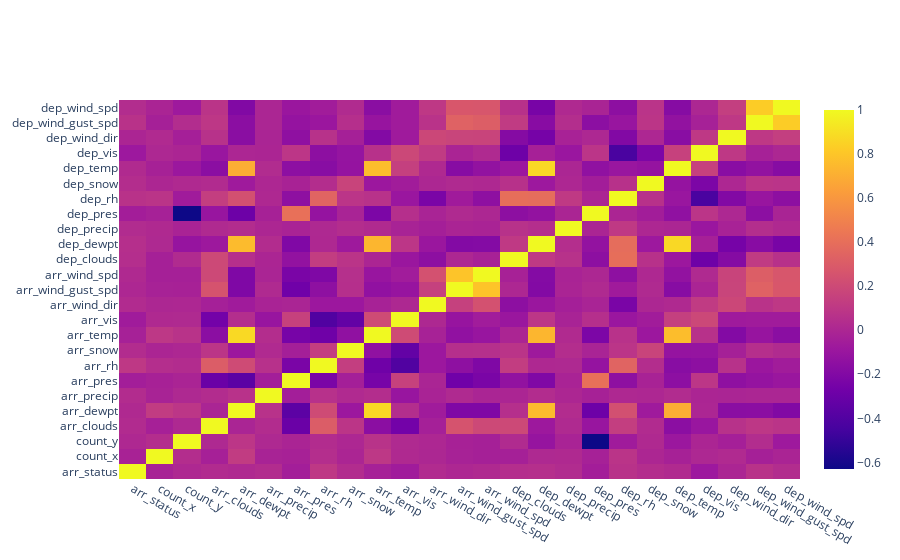

Notebook code for this chart:
### Code cell
# correl = subset_data.corr()
correl = su_data.corr(numeric_only=True)

trace = go.Heatmap(z=correl.values,
                  x=correl.index.values,
                  y=correl.columns.values)
data=[trace]
plotly.offline.iplot(data, filename='basic-heatmap')

### Figure 1 — Plotly figure (JSON) as saved in the notebook; plotly's stock layout.template omitted (floating-point values rounded to 4 significant figures; data arrays with more than 128 entries replaced by an {"elided": "..."} marker saying what was removed)
{"data": [{"type": "heatmap", "x": ["arr_status", "count_x", "count_y", "arr_clouds", "arr_dewpt", "arr_precip", "arr_pres", "arr_rh", "arr_snow", "arr_temp", "arr_vis", "arr_wind_dir", "arr_wind_gust_spd", "arr_wind_spd", "dep_clouds", "dep_dewpt", "dep_precip", "dep_pres", "dep_rh", "dep_snow", "dep_temp", "dep_vis", "dep_wind_dir", "dep_wind_gust_spd", "dep_wind_spd"], "y": ["arr_status", "count_x", "count_y", "arr_clouds", "arr_dewpt", "arr_precip", "arr_pres", "arr_rh", "arr_snow", "arr_temp", "arr_vis", "arr_wind_dir", "arr_wind_gust_spd", "arr_wind_spd", "dep_clouds", "dep_dewpt", "dep_precip", "dep_pres", "dep_rh", "dep_snow", "dep_temp", "dep_vis", "dep_wind_dir", "dep_wind_gust_spd", "dep_wind_spd"], "z": {"elided": "25x25 float values"}}], "layout": {}}
